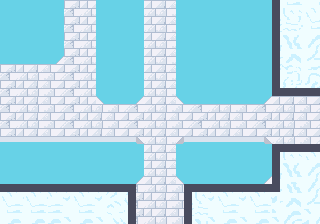

This game map was drawn from its Tiled (.tmx) file and the tilesets committed beside it. A one-line description and the trimmed map source follow:
An orthogonal 40x28 tile map with 8x8 px tiles, 3 tile layers (gfx, walls, holes) and 3 objects (2x Enemy, Item).

<map version="1.10" tiledversion="1.11.0" orientation="orthogonal" renderorder="right-down" width="40" height="28" tilewidth="8" tileheight="8" infinite="0" nextlayerid="10" nextobjectid="17">
 <tileset firstgid="1" source="sky-temple.tsx" />
 <layer id="1" name="gfx" width="40" height="28">
  <data>[1120 cells, 1120 non-empty, 142 distinct tile ids]</data>
 </layer>
 <layer id="2" name="walls" width="40" height="28">
  <data>[1120 cells, 64 non-empty, 1 distinct tile ids]</data>
 </layer>
 <layer id="9" name="holes" width="40" height="28">
  <data>[1120 cells, 440 non-empty, 1 distinct tile ids]</data>
 </layer>
 <objectgroup id="5" name="objs">
  <object id="11" name="HeartItem" type="Item" x="80" y="48">
   <point />
  </object>
  <object id="12" name="Archer" type="Enemy" x="48" y="120">
   <properties>
    <property name="walk" value="L120,R120" />
   </properties>
   <point />
  </object>
  <object id="14" name="Archer" type="Enemy" x="232" y="120">
   <properties>
    <property name="walk" value="R120,L120" />
   </properties>
   <point />
  </object>
 </objectgroup>
</map>